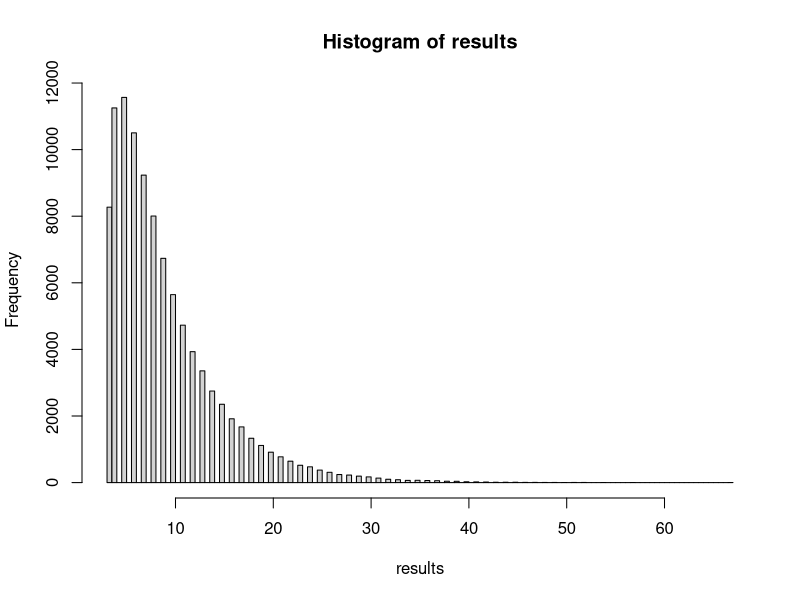

The R script that drew this image:
## ---- chunk 1
knitr::opts_chunk$set(echo = TRUE, cache = TRUE)
## ---- chunk 2
play_game <- function() {
    n.turns <- 0
    balls <- c("red", "blue", "green", "yellow")
    while(length(unique(balls)) > 1){
        possible.balls <- 1:4
        ball.samples <- sample(possible.balls, 2, replace = FALSE)
        balls[ball.samples[2]] <- balls[ball.samples[1]]
        n.turns <- n.turns + 1
    }
    return(n.turns)
}
## ---- chunk 3
n <- 100000
results <- rep(0, n)
set.seed(4282017)
for(i in 1:n){
    results[i] <- play_game()
}
## ---- chunk 4
mean(results)
## ---- chunk 5
hist(results, breaks = 100)
